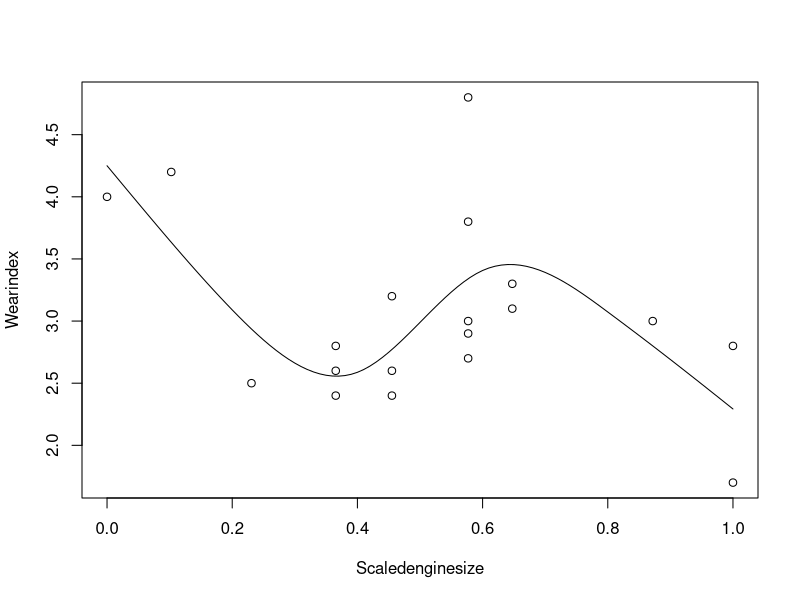
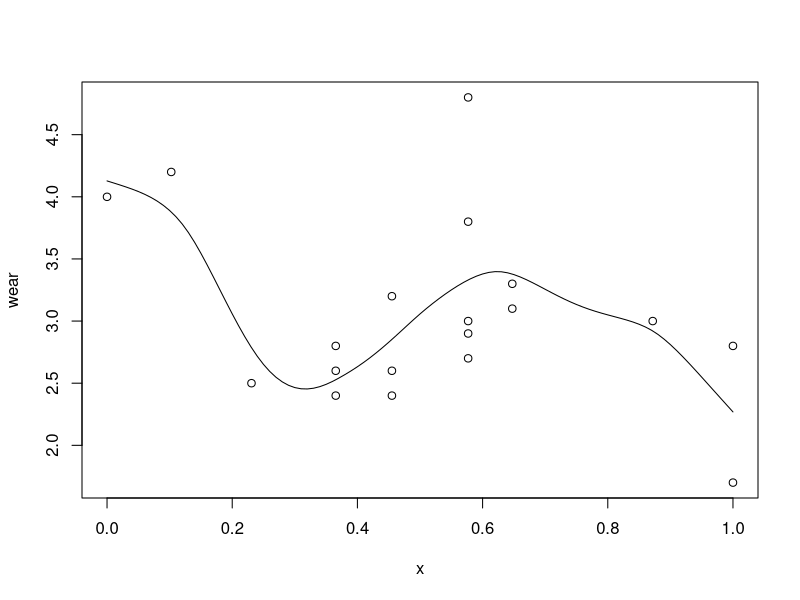

Here is the R script that generated these plots, in order:
# integration experiment.

# uses the functions from section 3.2.1 of the Red Book


#R(x,z)forcubicsplineon[0,1]
rk<-function(x,z){
   ((z-0.5)^2-1/12)*((x-0.5)^2-1/12)/4- 
      ((abs(x-z)-0.5)^4-(abs(x-z)-0.5)^2/2+7/240)/24 
} 

spl.X<-function(x,xk){
   #set up model matrix for cubic penalized regression spline
   q<-length(xk)+2 #numberofparameters 
   n<-length(x) #numberofdata 
   X<-matrix(1,n,q)#initializedmodelmatrix 
   X[,2]<-x #setsecondcolumntox 
   X[,3:q]<-outer(x,xk,FUN=rk)#andremainingtoR(x,xk) 
   X 
} 



size<-c(1.42,1.58,1.78,1.99,1.99,1.99,2.13,2.13,2.13, 
2.32,2.32,2.32,2.32,2.32,2.43,2.43,2.78,2.98,2.98) 
wear<-c(4.0,4.2,2.5,2.6,2.8,2.4,3.2,2.4,2.6,4.8,2.9, 
3.8,3.0,2.7,3.1,3.3,3.0,2.8,1.7) 
x<-size-min(size);x<-x/max(x) 
plot(x,wear,xlab="Scaledenginesize",ylab="Wearindex") 

xk<-1:4/5 #choosesomeknots 
X<-spl.X(x,xk)#generatemodelmatrix 
mod.1<-lm(wear~X-1)# fitmodel 
xp<-0:100/100 # xvaluesforprediction 
Xp<-spl.X(xp,xk)# predictionmatrix 
lines(xp,Xp%*%coef(mod.1))#plotfittedspline 


spl.S<-function(xk){ 
   # set up the penalized regression spline penalty matrix, 
   # given knot sequence xk 
   q<-length(xk)+2;S<-matrix(0,q,q) # initialize matrix to 0 
   S[3:q,3:q]<-outer(xk,xk,FUN=rk) # fill in non-zero part 
   S 
} 

# A simple matrix square root 
mat.sqrt<-function(S){
   d<-eigen(S,symmetric=TRUE) 
   rS<-d$vectors%*%diag(d$values^0.5)%*%t(d$vectors) 
} 

# functiontofitpenalizedregressionsplinetox,ydata, 
# withknotsxk,givensmoothingparameter,lambda. 
prs.fit<-function(y,x,xk,lambda) {
   q<-length(xk)+2 #dimensionofbasis 
   n<-length(x) #numberofdata 
   # createaugmentedmodelmatrix.... 
   Xa<-rbind(spl.X(x,xk),mat.sqrt(spl.S(xk))*sqrt(lambda)) 
   y[(n+1):(n+q)]<-0 #augmentthedatavector 
   lm(y~Xa-1)#fitandreturnpenalizedregressionspline 
} 

xk<-1:7/8 #choosesomeknots 
mod.2<-prs.fit(wear,x,xk,0.0001)# fitpen.reg.spline 
Xp<-spl.X(xp,xk)#matrixtomapparamstofittedvaluesatxp 
plot(x,wear);lines(xp,Xp%*%coef(mod.2))#plotdata&spl.fit 
